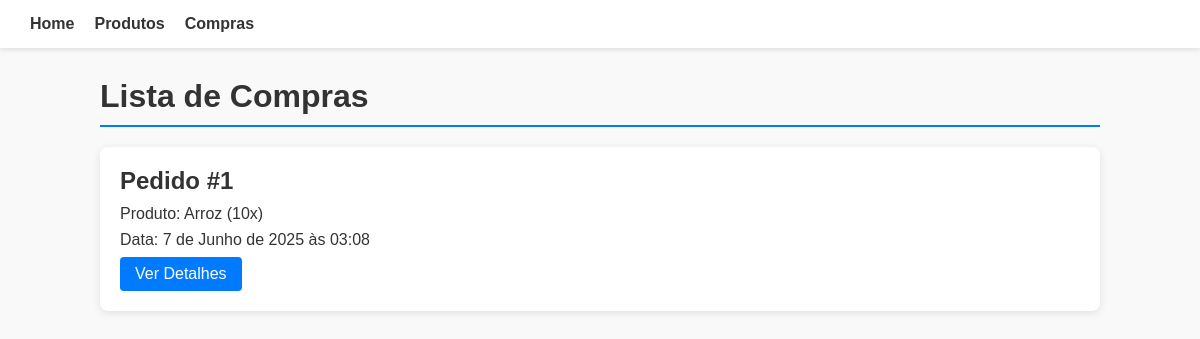
/orders/, run on an earlier commit of the app's database.
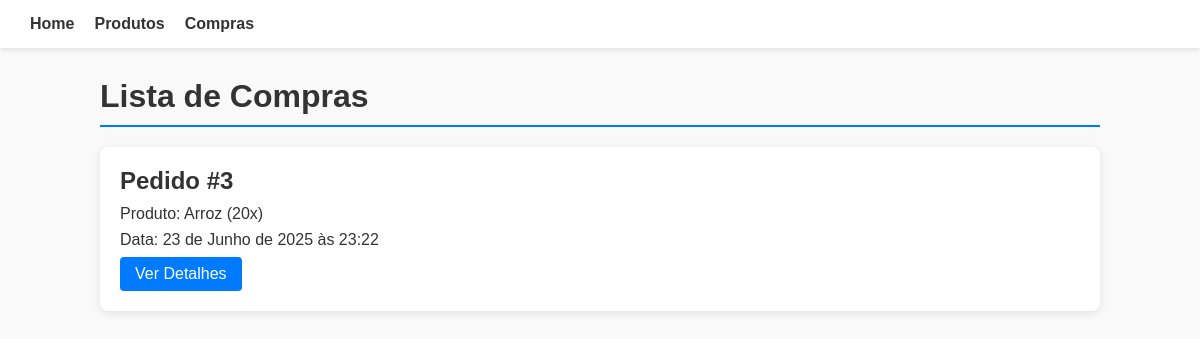
And on a later commit of the database.
### orders/models.py (models this page shows, shortened)
class Order(models.Model):
    product = models.ForeignKey(Product, on_delete=models.CASCADE)
    quantity = models.IntegerField()
    created_at = models.DateTimeField(auto_now_add=True)
    def __str__(self):
        return f"{self.product.name} ({self.quantity}x)"

### products/models.py (models this page shows, shortened)
class Product(models.Model):
  name = models.CharField(max_length=200)
  price = models.DecimalField(max_digits=10,decimal_places=2)
  quantity = models.PositiveIntegerField()
  created_at = models.DateTimeField(auto_now_add=True)

### orders/views.py (the view)
# urls.py: path("", views.index, name="index"),
def index(request):
  orders = Order.objects.all()
  context = {"orders": orders}
  return render(request, "orders/index.html", context)

### orders/templates/orders/index.html (shortened to what this page needs)
{% load static %}
<!DOCTYPE html>
<html lang="pt-BR">
<head>
    <link rel="stylesheet" href="{% static 'orders/style.css' %}">
</head>
<body>
    <header>
        <nav>
            <ul>
                <li><a href="/">Home</a></li>
                <li><a href="/products/">Produtos</a></li>
                <li><a href="/orders/">Compras</a></li>
            </ul>
        </nav>
    </header>
    <main>
        <h1>Lista de Compras</h1>
        <div class="order-list">
            {% for order in orders %}
                <div class="order-card">
                    <h2>Pedido #{{ order.id }}</h2>
                    <p>Produto: {{order}} </p>
                    <p>Data: {{order.created_at}} </p>
                    <a href="{% url 'detail' order.id %}" class="details-button">Ver Detalhes</a>
                </div>
            {% empty %}
                <p>Nenhuma compra realizada ainda.</p>
            {% endfor %}
        </div>
    </main>
</body>
</html>

What changed in the data, as far as the page shows it:
removed Order: id "1", product+quantity "Arroz (10x)", created_at "7 de Junho de 2025 às 03:08"
added Order: id "3", product+quantity "Arroz (20x)", created_at "23 de Junho de 2025 às 23:22"
